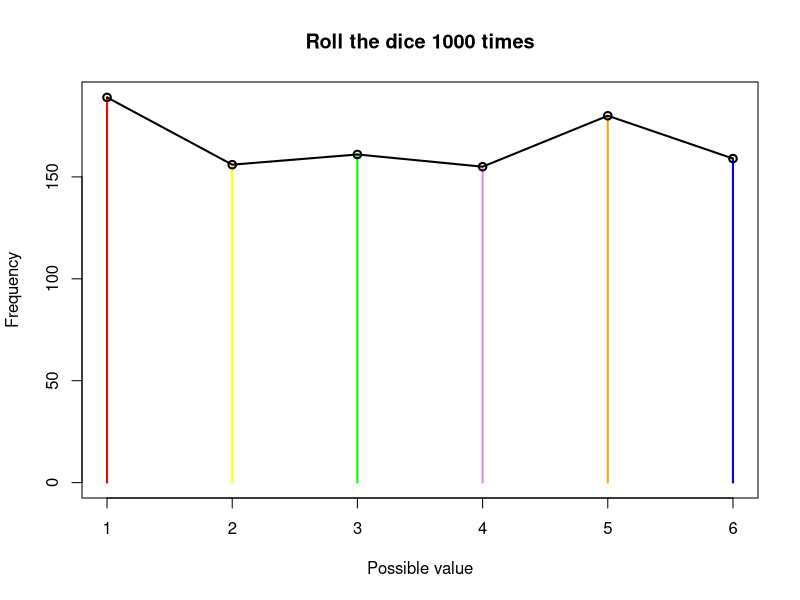

R code for this plot:
## ---- chunk 1
knitr::opts_chunk$set(echo = TRUE)
## ---- chunk 2
#The dice funtion, that randomly choses a number between 1 and 6, and where you let the program know how many dices are used.
one.dice <- function(){
  dice <- sample(1:6, size = 1, replace = TRUE)
  return(sum(dice))
}

#The windows of the plots
par(mfrow=c(1,1))

#The define of the colors
colors = c("red", "yellow", "green", "violet", "orange", "blue")

##The code section of the plotting
##The plot of the 1000x
#sims <- replicate(1000, one.dice())
#plot(table(sims),main = "Roll the dice 1000 times",xlab = 'Possible value', ylab = 'Frequency',col=colors)
#lines(table(sims), type='o')
## ---- chunk 3
#The plot of the 1000x
sims <- replicate(1000, one.dice())
plot(table(sims),main = "Roll the dice 1000 times",xlab = 'Possible value', ylab = 'Frequency',col=colors)
lines(table(sims), type='o')
